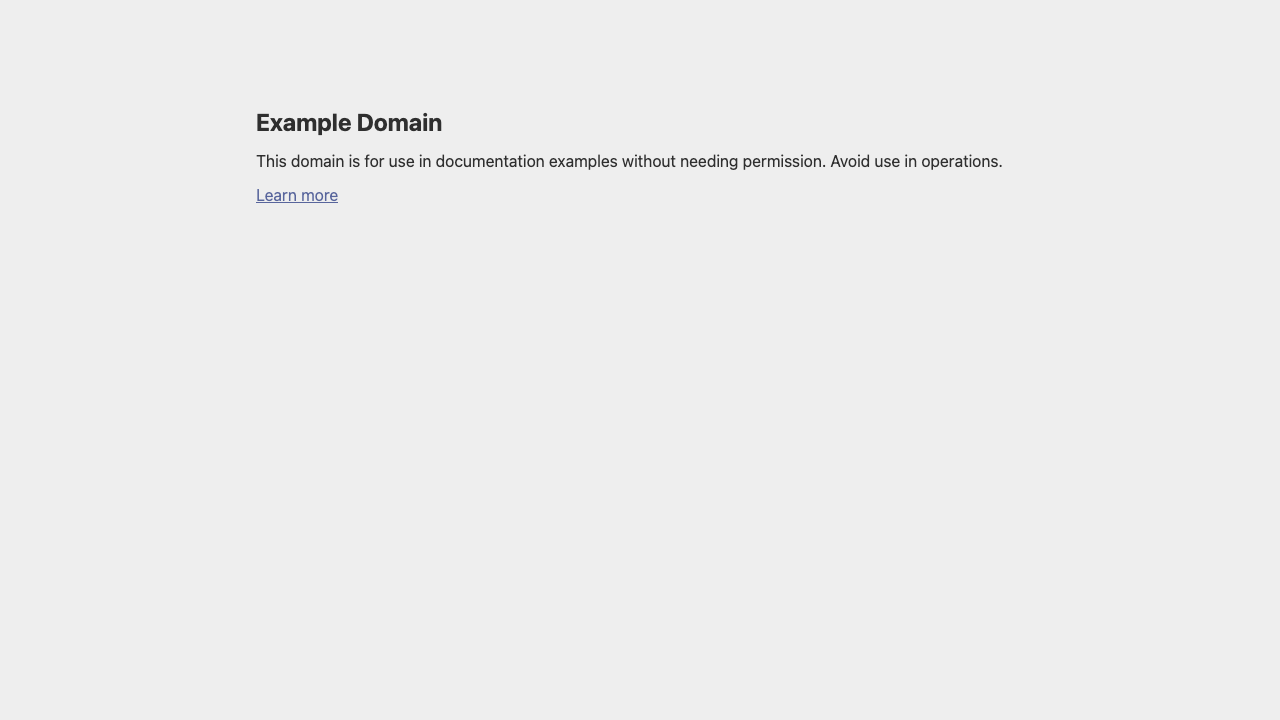
#> input picture data/screenshots/login_test/baseline.png, 1280 x 720 px
$ python diff_engine.py
#> lines starting #> are read from the running program, lines starting #| are printed output that depends on the picture; after the words box and inside, x2 and y2 are one past the last pixel; in counts of white or black regions, pixels touching at a corner belong together
from __future__ import annotations

from dataclasses import dataclass
from pathlib import Path
from typing import List, Tuple

import cv2
import numpy as np
from skimage.metrics import structural_similarity


DEFAULT_PIXEL_THRESHOLD = 25
DEFAULT_MIN_REGION_AREA = 120


@dataclass(frozen=True)
class DiffConfig:
    pixel_threshold: int = DEFAULT_PIXEL_THRESHOLD
    min_region_area: int = DEFAULT_MIN_REGION_AREA
    blur_kernel_size: Tuple[int, int] = (5, 5)
    morphology_kernel_size: Tuple[int, int] = (5, 5)
    dilation_iterations: int = 2


@dataclass(frozen=True)
class DiffRegion:
    x: int
    y: int
    width: int
    height: int
    area: float


@dataclass(frozen=True)
class DiffResult:
    score: float
    diff_map: np.ndarray
    mask: np.ndarray
    regions: List[DiffRegion]
    highlighted_image: np.ndarray


def load_image(image_path: Path) -> np.ndarray:
    image = cv2.imread(str(image_path))
    if image is None:
        raise FileNotFoundError(f"Unable to load image: {image_path}")
    return image


def load_images(baseline_path: Path, current_path: Path) -> Tuple[np.ndarray, np.ndarray]:
    baseline = load_image(baseline_path)
    current = load_image(current_path)
    validate_image_shapes(baseline, current, baseline_path, current_path)
    return baseline, current


def validate_image_shapes(
    baseline: np.ndarray,
    current: np.ndarray,
    baseline_path: Path,
    current_path: Path,
) -> None:
    if baseline.shape != current.shape:
        raise ValueError(
            "Baseline and current screenshots must have identical dimensions. "
            f"Got {baseline.shape} for {baseline_path.name} and {current.shape} for {current_path.name}."
        )


def preprocess_image(image: np.ndarray, blur_kernel_size: Tuple[int, int]) -> np.ndarray:
    gray_image = cv2.cvtColor(image, cv2.COLOR_BGR2GRAY)
    return cv2.GaussianBlur(gray_image, blur_kernel_size, 0)


def create_pixel_diff_mask(
    baseline_gray: np.ndarray,
    current_gray: np.ndarray,
    pixel_threshold: int,
) -> Tuple[np.ndarray, np.ndarray]:
    pixel_diff = cv2.absdiff(baseline_gray, current_gray)
    _, pixel_mask = cv2.threshold(pixel_diff, pixel_threshold, 255, cv2.THRESH_BINARY)
    return pixel_diff, pixel_mask


def create_ssim_diff_map(
    baseline_gray: np.ndarray,
    current_gray: np.ndarray,
) -> Tuple[float, np.ndarray, np.ndarray]:
    score, ssim_map = structural_similarity(baseline_gray, current_gray, full=True)
    ssim_diff = ((1.0 - ssim_map) * 255).astype("uint8")
    _, ssim_mask = cv2.threshold(
        ssim_diff, 0, 255, cv2.THRESH_BINARY + cv2.THRESH_OTSU
    )
    return score, ssim_diff, ssim_mask


def postprocess_mask(mask: np.ndarray, config: DiffConfig) -> np.ndarray:
    kernel = cv2.getStructuringElement(cv2.MORPH_RECT, config.morphology_kernel_size)
    opened = cv2.morphologyEx(mask, cv2.MORPH_OPEN, kernel)
    closed = cv2.morphologyEx(opened, cv2.MORPH_CLOSE, kernel)
    return cv2.dilate(closed, kernel, iterations=config.dilation_iterations)


def extract_regions(mask: np.ndarray, min_region_area: int) -> List[DiffRegion]:
    contours, _ = cv2.findContours(mask, cv2.RETR_EXTERNAL, cv2.CHAIN_APPROX_SIMPLE)
    regions: List[DiffRegion] = []

    for contour in contours:
        area = cv2.contourArea(contour)
        if area < min_region_area:
            continue

        x, y, width, height = cv2.boundingRect(contour)
        regions.append(DiffRegion(x=x, y=y, width=width, height=height, area=area))

    return sorted(regions, key=lambda region: region.area, reverse=True)


def highlight_regions(image: np.ndarray, regions: List[DiffRegion]) -> np.ndarray:
    output = image.copy()

    for region in regions:
        top_left = (region.x, region.y)
        bottom_right = (region.x + region.width, region.y + region.height)
        cv2.rectangle(output, top_left, bottom_right, (0, 0, 255), 2)

    return output


def analyze_images(
    baseline: np.ndarray,
    current: np.ndarray,
    config: DiffConfig | None = None,
) -> DiffResult:
    config = config or DiffConfig()

    baseline_gray = preprocess_image(baseline, config.blur_kernel_size)
    current_gray = preprocess_image(current, config.blur_kernel_size)

    pixel_diff, pixel_mask = create_pixel_diff_mask(
        baseline_gray,
        current_gray,
        config.pixel_threshold,
    )
    score, ssim_diff, ssim_mask = create_ssim_diff_map(baseline_gray, current_gray)

    combined_diff = cv2.max(pixel_diff, ssim_diff)
    combined_mask = cv2.bitwise_or(pixel_mask, ssim_mask)
    cleaned_mask = postprocess_mask(combined_mask, config)

    regions = extract_regions(cleaned_mask, config.min_region_area)
    highlighted_image = highlight_regions(current, regions)

    return DiffResult(
        score=score,
        diff_map=combined_diff,
        mask=cleaned_mask,
        regions=regions,
        highlighted_image=highlighted_image,
    )


def save_diff_outputs(test_dir: Path, result: DiffResult) -> None:
    diff_path = test_dir / "diff.png"
    highlight_path = test_dir / "highlighted.png"

    cv2.imwrite(str(diff_path), result.diff_map)
    cv2.imwrite(str(highlight_path), result.highlighted_image)


def run_diff(test_name: str = "login_test", config: DiffConfig | None = None) -> DiffResult:
    base_dir = Path(__file__).resolve().parent.parent
    test_dir = base_dir / "data" / "screenshots" / test_name

    baseline_path = test_dir / "baseline.png"
    current_path = test_dir / "current.png"

    baseline, current = load_images(baseline_path, current_path)
#> in load_image, image is the input picture: shape (720, 1280, 3); mean B, G, R 237.1, 237.1, 237.1
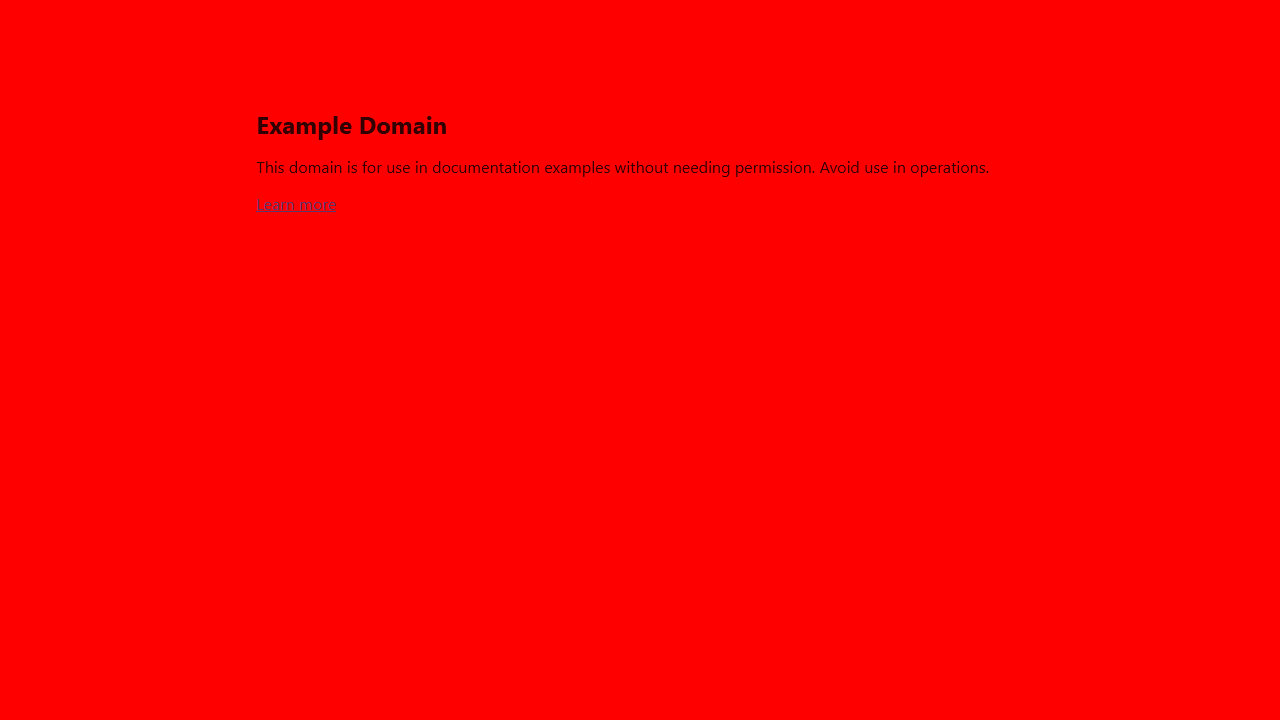
#> input picture data/screenshots/login_test/current.png, 1280 x 720 px
#> in load_image, image is the input picture: shape (720, 1280, 3); mean B, G, R 0, 0, 254.2
    result = analyze_images(baseline, current, config=config)
#> in create_pixel_diff_mask, `_, pixel_mask = cv2.threshold(pixel_diff, pixel_threshold, 255, cv2.TH..`:
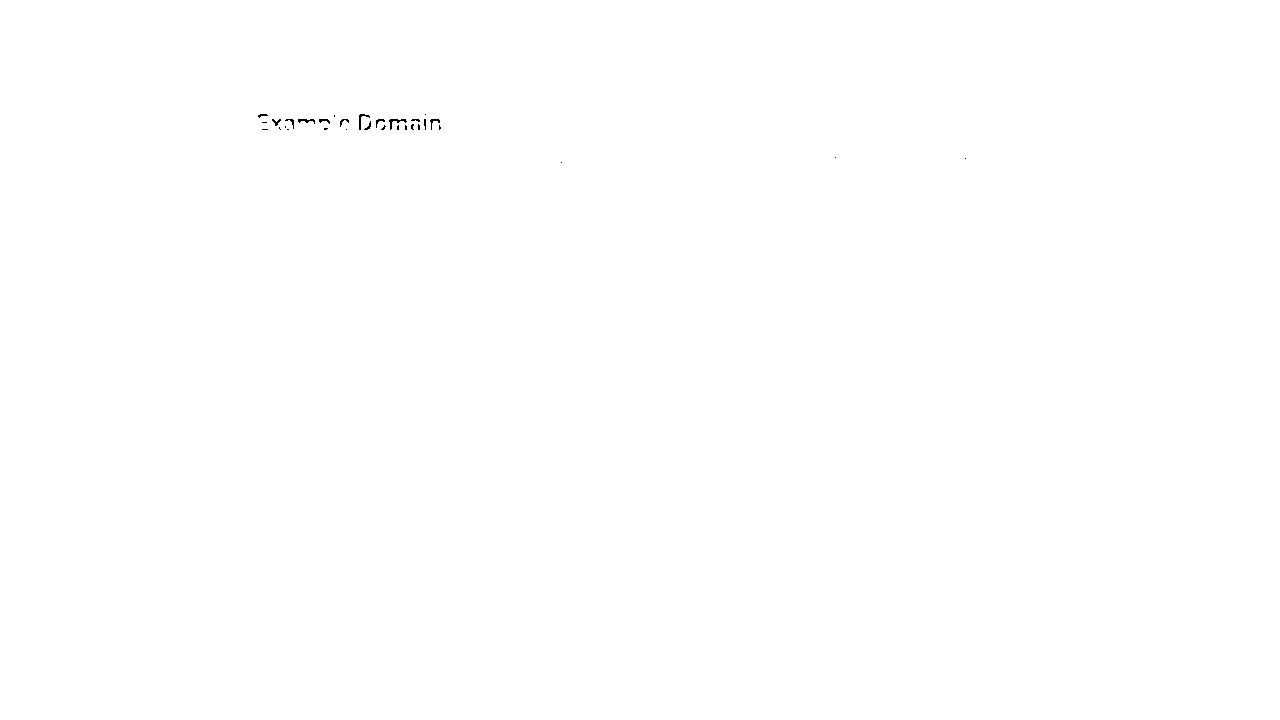
#> pixel_mask: shape (720, 1280); 99.9% white; black in thin lines or dots, all inside (x1, y1, x2, y2) = (258, 114, 966, 163)
#> in create_ssim_diff_map, `score, ssim_map = structural_similarity(baseline_gray, current_gray, f..`: score = 0.567
#> in create_ssim_diff_map, `ssim_diff = ((1.0 - ssim_map) * 255).astype("uint8")`:
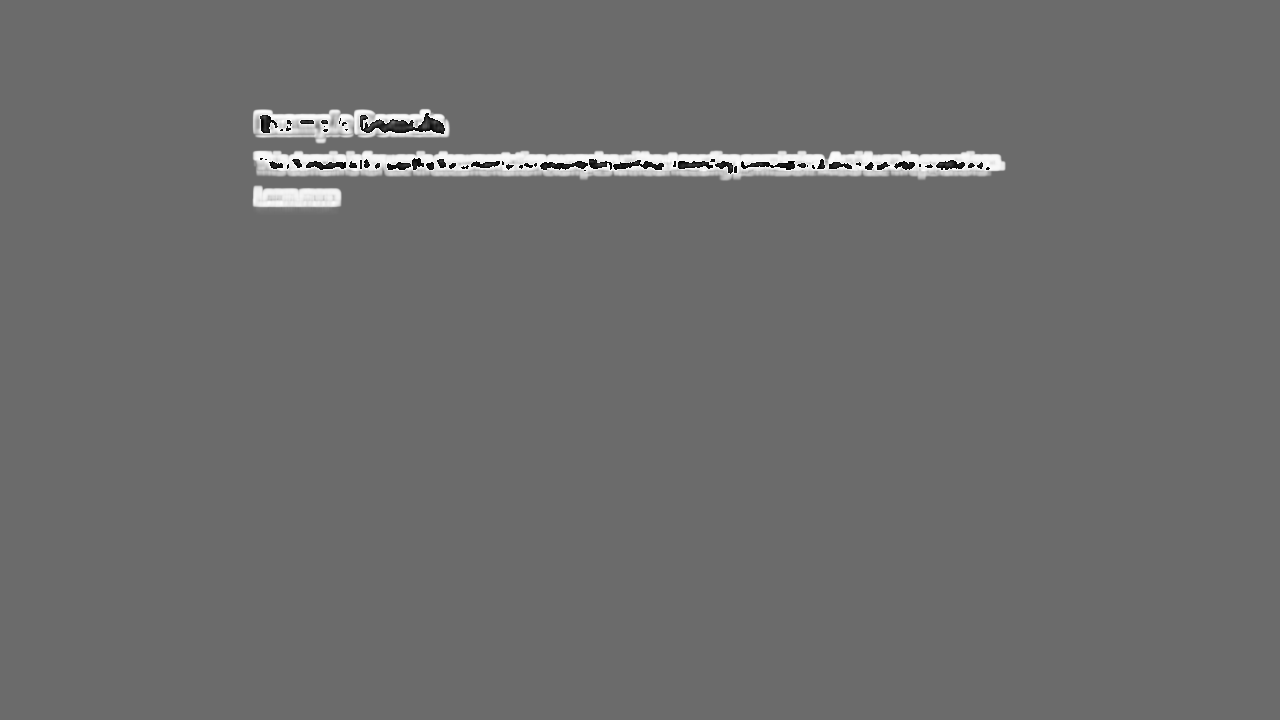
#> ssim_diff: shape (720, 1280); min 0, max 255, mean 109.1
#> in create_ssim_diff_map, `_, ssim_mask = cv2.threshold( ssim_diff, 0, 255, cv2.THRESH_BINARY + c..`:
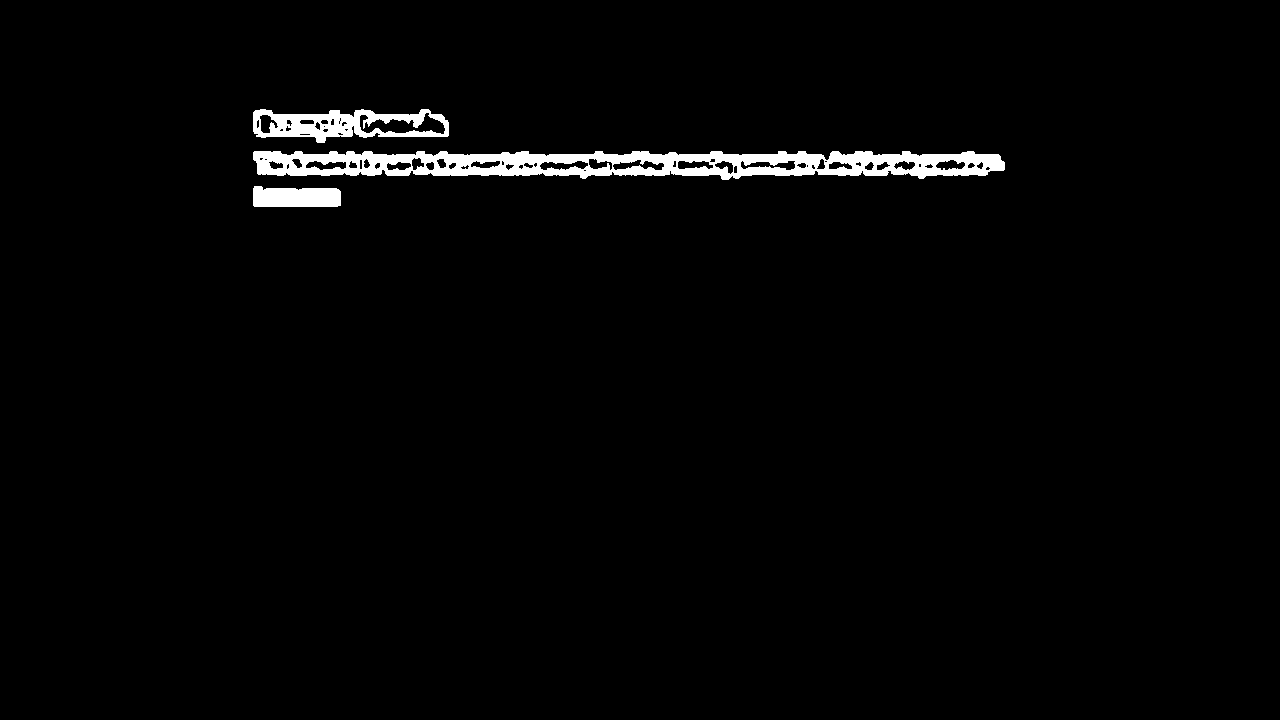
#> ssim_mask: shape (720, 1280); 2% white; 3 white regions, box (x1, y1, x2, y2) and area: (253, 151, 1005, 180) 13459, (253, 109, 449, 143) 3437, (253, 186, 341, 207) 1667
#> in analyze_images, `combined_mask = cv2.bitwise_or(pixel_mask, ssim_mask)`: combined_mask: shape (720, 1280); 100% white; black in thin lines or dots, all inside (x1, y1, x2, y2) = (260, 114, 441, 130)
#> in postprocess_mask, `closed = cv2.morphologyEx(opened, cv2.MORPH_CLOSE, kernel)`: closed: shape (720, 1280); every value is 255
#> in extract_regions, `contours, _ = cv2.findContours(mask, cv2.RETR_EXTERNAL, cv2.CHAIN_APPR..`: contours = [[[0, 0], [0, 719], [1279, 719], [1279, 0]]]
#> the loop in extract_regions, `for contour in contours:` made 1 pass
#> (contour, area, x, y, width, height) on pass 1: ([[0, 0], [0, 719], [1279, 719], [1279, 0]], 919601, 0, 0, 1280, 720)
#> after the loop in extract_regions, `for contour in contours:`: regions = 1 item
#> the loop in highlight_regions, `for region in regions:` made 1 pass
#> (top_left, bottom_right) on pass 1: ((0, 0), (1280, 720))
    save_diff_outputs(test_dir, result)

    print(
        f"[SUCCESS] Diff generated for {test_name} | "
        f"SSIM={result.score:.4f} | regions={len(result.regions)}"
    )
#| [SUCCESS] Diff generated for login_test | SSIM=0.5667 | regions=1
    return result


if __name__ == "__main__":
    run_diff("login_test")
